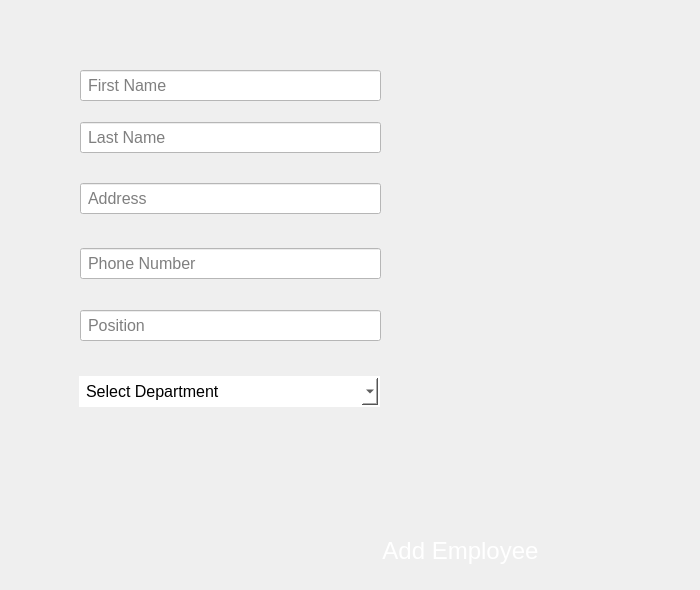
      <widget class="QWidget" name="tab_2">
       <attribute name="title">
        <string>Add Employe</string>
       </attribute>
       <widget class="QLineEdit" name="firstName">
        <property name="geometry">
         <rect>
          <x>80</x>
          <y>70</y>
          <width>301</width>
          <height>31</height>
         </rect>
        </property>
        <property name="font">
         <font>
          <family>Arial</family>
          <pointsize>-1</pointsize>
         </font>
        </property>
        <property name="styleSheet">
         <string notr="true">QLineEdit {
    background-color: white;
    padding: 5px;
    color: black;
    font-size: 16px;
}

/* Hover effect */
QLineEdit:hover {
	border:3px dashed qlineargradient(spread:pad, 
                            x1:0, y1:0, x2:1, y2:1, 
                            stop:0 rgba(255, 0, 0, 255), 
                            stop:0.41 rgba(195, 22, 58, 255), 
                            stop:1 rgba(255, 117, 0, 255));;  ;  ;
}

/* Focus effect */
QLineEdit:focus {
    border:2px solid  qlineargradient(spread:pad, 
                            x1:0, y1:0, x2:1, y2:1, 
                            stop:0 rgba(255, 0, 0, 255), 
                            stop:0.41 rgba(195, 22, 58, 255), 
                            stop:1 rgba(255, 117, 0, 255));;  ;  ;
}
</string>
        </property>
        <property name="text">
         <string/>
        </property>
        <property name="placeholderText">
         <string>First Name</string>
        </property>
       </widget>
       <widget class="QLineEdit" name="lastName">
        <property name="geometry">
         <rect>
          <x>80</x>
          <y>122</y>
          <width>301</width>
          <height>31</height>
         </rect>
        </property>
        <property name="font">
         <font>
          <family>Arial</family>
          <pointsize>-1</pointsize>
         </font>
        </property>
        <property name="styleSheet">
         <string notr="true">QLineEdit {
    background-color: white;
    padding: 5px;
    color: black;
    font-size: 16px;
}

/* Hover effect */
QLineEdit:hover {
	border:3px dashed qlineargradient(spread:pad, 
                            x1:0, y1:0, x2:1, y2:1, 
                            stop:0 rgba(255, 0, 0, 255), 
                            stop:0.41 rgba(195, 22, 58, 255), 
                            stop:1 rgba(255, 117, 0, 255));;  ;  ;
}

/* Focus effect */
QLineEdit:focus {
    border:2px solid  qlineargradient(spread:pad, 
                            x1:0, y1:0, x2:1, y2:1, 
                            stop:0 rgba(255, 0, 0, 255), 
                            stop:0.41 rgba(195, 22, 58, 255), 
                            stop:1 rgba(255, 117, 0, 255));;  ;  ;
}
</string>
        </property>
        <property name="placeholderText">
         <string>Last Name</string>
        </property>
       </widget>
       <widget class="QLineEdit" name="adress">
        <property name="geometry">
         <rect>
          <x>80</x>
          <y>183</y>
          <width>301</width>
          <height>31</height>
         </rect>
        </property>
        <property name="font">
         <font>
          <family>Arial</family>
          <pointsize>-1</pointsize>
         </font>
        </property>
        <property name="styleSheet">
         <string notr="true">QLineEdit {
    background-color: white;
    padding: 5px;
    color: black;
    font-size: 16px;
}

/* Hover effect */
QLineEdit:hover {
	border:3px dashed qlineargradient(spread:pad, 
                            x1:0, y1:0, x2:1, y2:1, 
                            stop:0 rgba(255, 0, 0, 255), 
                            stop:0.41 rgba(195, 22, 58, 255), 
                            stop:1 rgba(255, 117, 0, 255));;  ;  ;
}

/* Focus effect */
QLineEdit:focus {
    border:2px solid  qlineargradient(spread:pad, 
                            x1:0, y1:0, x2:1, y2:1, 
                            stop:0 rgba(255, 0, 0, 255), 
                            stop:0.41 rgba(195, 22, 58, 255), 
                            stop:1 rgba(255, 117, 0, 255));;  ;  ;
}
</string>
        </property>
        <property name="placeholderText">
         <string>Address</string>
        </property>
       </widget>
       <widget class="QLineEdit" name="numTlf">
        <property name="geometry">
         <rect>
          <x>80</x>
          <y>248</y>
          <width>301</width>
          <height>31</height>
         </rect>
        </property>
        <property name="font">
         <font>
          <family>Arial</family>
          <pointsize>-1</pointsize>
         </font>
        </property>
        <property name="styleSheet">
         <string notr="true">QLineEdit {
    background-color: white;
    padding: 5px;
    color: black;
    font-size: 16px;
}

/* Hover effect */
QLineEdit:hover {
	border:3px dashed qlineargradient(spread:pad, 
                            x1:0, y1:0, x2:1, y2:1, 
                            stop:0 rgba(255, 0, 0, 255), 
                            stop:0.41 rgba(195, 22, 58, 255), 
                            stop:1 rgba(255, 117, 0, 255));;  ;  ;
}

/* Focus effect */
QLineEdit:focus {
    border:2px solid  qlineargradient(spread:pad, 
                            x1:0, y1:0, x2:1, y2:1, 
                            stop:0 rgba(255, 0, 0, 255), 
                            stop:0.41 rgba(195, 22, 58, 255), 
                            stop:1 rgba(255, 117, 0, 255));;  ;  ;
}
</string>
        </property>
        <property name="placeholderText">
         <string>Phone Number</string>
        </property>
       </widget>
       <widget class="QComboBox" name="department">
        <property name="geometry">
         <rect>
          <x>79</x>
          <y>376</y>
          <width>301</width>
          <height>31</height>
         </rect>
        </property>
        <property name="cursor">
         <cursorShape>PointingHandCursor</cursorShape>
        </property>
        <property name="styleSheet">
         <string notr="true">QComboBox {
    background-color: white;
    padding: 5px;
    color: black;
    font-size: 16px;
    border: 2px solid transparent; /* Default border */
}

/* Drop-down arrow area */
QComboBox::drop-down {
    border: none;
    width: 30px;
   ; /* Keep background for drop-down */
    border-top-right-radius: 8px;
    border-bottom-right-radius: 8px;
    image: url(:/textures/textures/downArrowIcon.png);
}

/* Hover effect */
QComboBox:hover {
    border: 3px dashed qlineargradient(spread:pad, 
                            x1:0, y1:0, x2:1, y2:1, 
                            stop:0 rgba(255, 0, 0, 255), 
                            stop:0.41 rgba(195, 22, 58, 255), 
                            stop:1 rgba(255, 117, 0, 255));
}

/* Focus effect */
QComboBox:focus {
    border: 2px solid qlineargradient(spread:pad, 
                            x1:0, y1:0, x2:1, y2:1, 
                            stop:0 rgba(255, 0, 0, 255), 
                            stop:0.41 rgba(195, 22, 58, 255), 
                            stop:1 rgba(255, 117, 0, 255));
}

/* Style for the dropdown list */
QComboBox QAbstractItemView {
    background-color: white;
    border: 2px solid #C51D34;
    selection-background-color: #ff0004;
    selection-color: white;
    border-radius: 8px;
    color: black;
}
</string>
        </property>
        <property name="placeholderText">
         <string>Select Department</string>
        </property>
        <item>
         <property name="text">
          <string>HR</string>
         </property>
        </item>
        <item>
         <property name="text">
          <string>League</string>
         </property>
        </item>
        <item>
         <property name="text">
          <string>Commerce</string>
         </property>
        </item>
        <item>
         <property name="text">
          <string>Federation</string>
         </property>
        </item>
        <item>
         <property name="text">
          <string>Municipality</string>
         </property>
        </item>
        <item>
         <property name="text">
          <string/>
         </property>
        </item>
       </widget>
       <widget class="QLineEdit" name="poste">
        <property name="geometry">
         <rect>
          <x>80</x>
          <y>310</y>
          <width>301</width>
          <height>31</height>
         </rect>
        </property>
        <property name="font">
         <font>
          <family>Arial</family>
          <pointsize>-1</pointsize>
         </font>
        </property>
        <property name="styleSheet">
         <string notr="true">QLineEdit {
    background-color: white;
    padding: 5px;
    color: black;
    font-size: 16px;
}

/* Hover effect */
QLineEdit:hover {
	border:3px dashed qlineargradient(spread:pad, 
                            x1:0, y1:0, x2:1, y2:1, 
                            stop:0 rgba(255, 0, 0, 255), 
                            stop:0.41 rgba(195, 22, 58, 255), 
                            stop:1 rgba(255, 117, 0, 255));;  ;  ;
}

/* Focus effect */
QLineEdit:focus {
    border:2px solid  qlineargradient(spread:pad, 
                            x1:0, y1:0, x2:1, y2:1, 
                            stop:0 rgba(255, 0, 0, 255), 
                            stop:0.41 rgba(195, 22, 58, 255), 
                            stop:1 rgba(255, 117, 0, 255));;  ;  ;
}
</string>
        </property>
        <property name="placeholderText">
         <string>Position</string>
        </property>
       </widget>
       <widget class="QPushButton" name="addEmployeeButton">
        <property name="geometry">
         <rect>
          <x>350</x>
          <y>520</y>
          <width>221</width>
          <height>61</height>
         </rect>
        </property>
        <property name="font">
         <font>
          <pointsize>18</pointsize>
         </font>
        </property>
        <property name="cursor">
         <cursorShape>PointingHandCursor</cursorShape>
        </property>
        <property name="styleSheet">
         <string notr="true">QPushButton {
background-color:qlineargradient(spread:pad, 
                            x1:0, y1:0, x2:1, y2:1, 
                            stop:0 rgba(255, 0, 0, 255), 
                            stop:0.41 rgba(195, 22, 58, 255), 
                            stop:1 rgba(255, 117, 0, 255));;  ;  
border-radius:10px;
color:white;
}
QPushButton:hover {
    background-color: qlineargradient(x1: 0.25, y1: 0, x2: 0.75, y2: 1, 
                            stop: 0 rgba(0, 255, 254, 255),     
                            stop: 0.26 rgba(38, 170, 196, 255), 
                            stop: 0.67 rgba(89, 85, 131, 255),
                            stop: 1 rgba(0, 238, 255, 255));  ; 
}</string>
        </property>
        <property name="text">
         <string>Add Employee</string>
        </property>
        <property name="icon">
         <iconset resource="resources.qrc">
          <normaloff>:/textures/textures/addIcon.png</normaloff>:/textures/textures/addIcon.png</iconset>
        </property>
        <property name="iconSize">
         <size>
          <width>50</width>
          <height>50</height>
         </size>
        </property>
       </widget>
       <widget class="QLabel" name="fNameErrorMSG">
        <property name="geometry">
         <rect>
          <x>395</x>
          <y>68</y>
          <width>291</width>
          <height>31</height>
         </rect>
        </property>
        <property name="styleSheet">
         <string notr="true">background:transparent;
color:red;
</string>
        </property>
        <property name="text">
         <string/>
        </property>
       </widget>
       <widget class="QLabel" name="lNameErrorMSG">
        <property name="geometry">
         <rect>
          <x>400</x>
          <y>120</y>
          <width>291</width>
          <height>31</height>
         </rect>
        </property>
        <property name="styleSheet">
         <string notr="true">background:transparent;
color:red;
</string>
        </property>
        <property name="text">
         <string/>
        </property>
       </widget>
       <widget class="QLabel" name="adressErrorMSG">
        <property name="geometry">
         <rect>
          <x>400</x>
          <y>180</y>
          <width>291</width>
          <height>31</height>
         </rect>
        </property>
        <property name="styleSheet">
         <string notr="true">background:transparent;
color:red;
</string>
        </property>
        <property name="text">
         <string/>
        </property>
       </widget>
       <widget class="QLabel" name="phoneNumErrorMSG">
        <property name="geometry">
         <rect>
          <x>400</x>
          <y>250</y>
          <width>291</width>
          <height>31</height>
         </rect>
        </property>
        <property name="styleSheet">
         <string notr="true">background:transparent;
color:red;
</string>
        </property>
        <property name="text">
         <string/>
        </property>
       </widget>
       <widget class="QLabel" name="positionErrorMSG">
        <property name="geometry">
         <rect>
          <x>400</x>
          <y>310</y>
          <width>291</width>
          <height>31</height>
         </rect>
        </property>
        <property name="styleSheet">
         <string notr="true">background:transparent;
color:red;
</string>
        </property>
        <property name="text">
         <string/>
        </property>
       </widget>
       <widget class="QLabel" name="depErrorMSG">
        <property name="geometry">
         <rect>
          <x>390</x>
          <y>380</y>
          <width>291</width>
          <height>31</height>
         </rect>
        </property>
        <property name="styleSheet">
         <string notr="true">background:transparent;
color:red;
</string>
        </property>
        <property name="text">
         <string/>
        </property>
       </widget>
      </widget>
